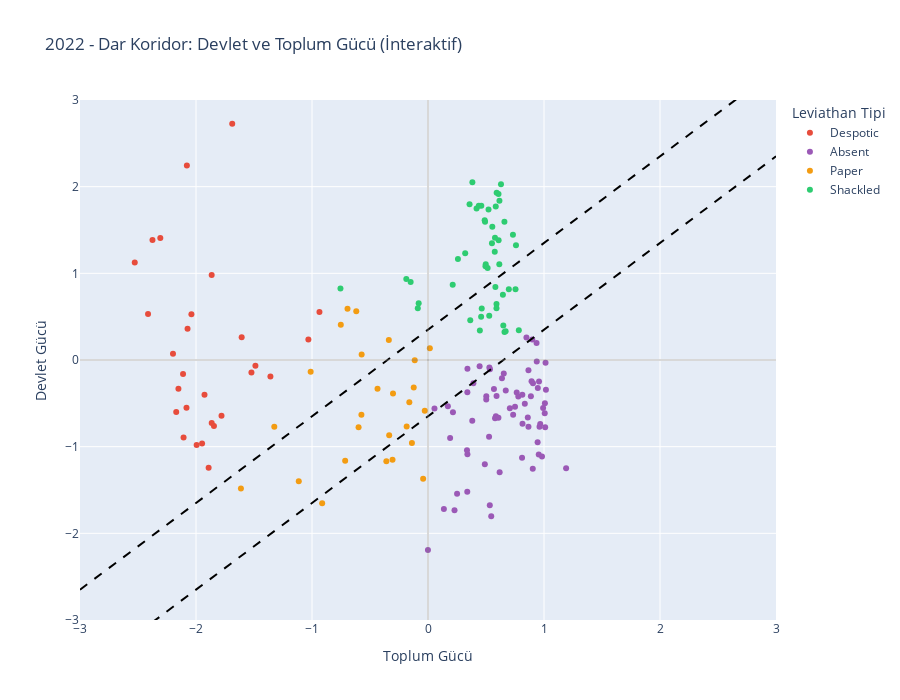

The code cell stored with this chart in its notebook:
### Code cell
# İnteraktif Plotly grafiği (2022)
fig = px.scatter(
    data_2022,
    x='SocietyPower',
    y='StatePower',
    color='LeviathanType',
    hover_name='countryname',
    hover_data={'StatePower': ':.2f', 'SocietyPower': ':.2f', 'LeviathanType': True},
    title='2022 - Dar Koridor: Devlet ve Toplum Gücü (İnteraktif)',
    color_discrete_map=color_map,
    labels={
        'StatePower': 'Devlet Gücü',
        'SocietyPower': 'Toplum Gücü',
        'LeviathanType': 'Leviathan Tipi'
    }
)

# Dar Koridor çizgileri ekle
x_line = np.linspace(-3, 3, 50)
fig.add_trace(go.Scatter(x=x_line, y=x_line + 0.5, mode='lines',
                         line=dict(color='black', dash='dash', width=2),
                         name='Dar Koridor (Üst)', showlegend=False))
fig.add_trace(go.Scatter(x=x_line, y=x_line - 0.5, mode='lines',
                         line=dict(color='black', dash='dash', width=2),
                         name='Dar Koridor (Alt)', showlegend=False))

# Eksen çizgileri
fig.add_hline(y=0, line_dash="solid", line_color="gray", opacity=0.3)
fig.add_vline(x=0, line_dash="solid", line_color="gray", opacity=0.3)

fig.update_layout(
    width=900,
    height=700,
    xaxis=dict(range=[-3, 3], title_font=dict(size=14)),
    yaxis=dict(range=[-3, 3], title_font=dict(size=14)),
    font=dict(size=12),
    hovermode='closest'
)

fig.show()

print("\n✓ İnteraktif Plotly grafiği oluşturuldu")

### Figure 1 — Plotly figure (JSON) as saved in the notebook; plotly's stock layout.template omitted (floating-point values rounded to 4 significant figures)
{"data": [{"customdata": [["Despotic"], ["Despotic"], ["Despotic"], ["Despotic"], ["Despotic"], ["Despotic"], ["Despotic"], ["Despotic"], ["Despotic"], ["Despotic"], ["Despotic"], ["Despotic"], ["Despotic"], ["Despotic"], ["Despotic"], ["Despotic"], ["Despotic"], ["Despotic"], ["Despotic"], ["Despotic"], ["Despotic"], ["Despotic"], ["Despotic"], ["Despotic"], ["Despotic"], ["Despotic"], ["Despotic"], ["Despotic"]], "hovertemplate": "<b>%{hovertext}</b><br><br>Leviathan Tipi=%{customdata[0]}<br>Toplum Gücü=%{x:.2f}<br>Devlet Gücü=%{y:.2f}<extra></extra>", "hovertext": ["Afghanistan", "Algeria", "Azerbaijan", "Bahrain", "Belarus", "Burundi", "Cambodia", "China", "Cuba", "Democratic People's Republic of Korea", "Egypt", "Equatorial Guinea", "Eritrea", "Hong Kong SAR (China)", "India", "Iran", "Kazakhstan", "Lao PDR", "Myanmar", "Nicaragua", "Rwanda", "Saudi Arabia", "Singapore", "Syrian Arab Republic", "Tajikistan", "Turkmenistan", "Türkiye", "Uzbekistan"], "legendgroup": "Despotic", "marker": {"color": "#e74c3c", "symbol": "circle"}, "mode": "markers", "name": "Despotic", "orientation": "v", "showlegend": true, "type": "scatter", "x": [-1.947, -1.358, -2.073, -2.308, -2.151, -1.78, -1.522, -2.528, -2.413, -2.107, -2.04, -1.865, -1.994, -2.079, -0.9358, -2.112, -1.031, -2.198, -1.845, -2.082, -1.865, -2.375, -1.688, -1.891, -1.927, -2.171, -1.606, -1.488], "xaxis": "x", "y": [-0.9623, -0.1916, 0.3603, 1.408, -0.3319, -0.6447, -0.1446, 1.124, 0.5311, -0.8953, 0.5287, -0.7257, -0.9805, 2.244, 0.5525, -0.1617, 0.2354, 0.071, -0.7614, -0.5519, 0.9803, 1.383, 2.726, -1.244, -0.4012, -0.6013, 0.2615, -0.06733], "yaxis": "y"}, {"customdata": [["Absent"], ["Absent"], ["Absent"], ["Absent"], ["Absent"], ["Absent"], ["Absent"], ["Absent"], ["Absent"], ["Absent"], ["Absent"], ["Absent"], ["Absent"], ["Absent"], ["Absent"], ["Absent"], ["Absent"], ["Absent"], ["Absent"], ["Absent"], ["Absent"], ["Absent"], ["Absent"], ["Absent"], ["Absent"], ["Absent"], ["Absent"], ["Absent"], ["Absent"], ["Absent"], ["Absent"], ["Absent"], ["Absent"], ["Absent"], ["Absent"], ["Absent"], ["Absent"], ["Absent"], ["Absent"], ["Absent"], ["Absent"], ["Absent"], ["Absent"], ["Absent"], ["Absent"], ["Absent"], ["Absent"], ["Absent"], ["Absent"], ["Absent"], ["Absent"], ["Absent"], ["Absent"], ["Absent"], ["Absent"], ["Absent"], ["Absent"], ["Absent"], ["Absent"], ["Absent"], ["Absent"], ["Absent"], ["Absent"], ["Absent"], ["Absent"], ["Absent"], ["Absent"]], "hovertemplate": "<b>%{hovertext}</b><br><br>Leviathan Tipi=%{customdata[0]}<br>Toplum Gücü=%{x:.2f}<br>Devlet Gücü=%{y:.2f}<extra></extra>", "hovertext": ["Albania", "Argentina", "Armenia", "Benin", "Bolivia", "Bosnia and Herzegovina", "Brazil", "Bulgaria", "Burkina Faso", "Central African Republic", "Colombia", "Costa Rica", "Côte d'Ivoire", "Democratic Republic of the Congo", "Dominican Republic", "Ecuador", "Gabon", "Georgia", "Ghana", "Guatemala", "Guinea-Bissau", "Guyana", "Haiti", "Honduras", "Indonesia", "Iraq", "Italy", "Jamaica", "Kenya", "Kosovo", "Lebanon", "Lesotho", "Liberia", "Libya", "Madagascar", "Malawi", "Mali", "Mauritania", "Mexico", "Moldova", "Mongolia", "Montenegro", "Mozambique", "Nepal", "Niger", "Nigeria", "North Macedonia", "Pakistan", "Panama", "Papua New Guinea", "Paraguay", "Peru", "Philippines", "Senegal", "Sierra Leone", "Solomon Islands", "Somalia", "South Africa", "Suriname", "São Tomé and Príncipe", "The Gambia", "Timor-Leste", "Togo", "Trinidad and Tobago", "Tunisia", "Vanuatu", "Zambia"], "legendgroup": "Absent", "marker": {"color": "#9b59b6", "symbol": "circle"}, "mode": "markers", "name": "Absent", "orientation": "v", "showlegend": true, "type": "scatter", "x": [0.5341, 1.006, 0.9049, 0.5022, 0.49, 0.7057, 0.591, 0.6375, 0.8147, 0.137, 0.7648, 0.9357, 0.5025, 0.2285, 0.9571, 0.5851, 0.5263, 0.8487, 0.8926, 0.3399, 0.3385, 0.7784, 0.5327, 1.19, 0.5289, 0.2507, 0.899, 1.013, 0.9924, 0.6702, 0.6177, 1.01, 0.9033, 0.545, 0.9545, 0.8346, 0.3359, 0.05584, 0.3816, 0.8869, 0.3912, 0.6532, 0.1906, 0.866, 0.7339, 0.8107, 0.445, 0.2151, 0.5684, 0.9615, 0.5781, 0.8602, 0.3394, 1.017, 0.9827, 0.8133, -0.0005, 0.866, 1.008, 0.6073, 0.75, 0.945, 0.1712, 0.9467, 0.34, 0.9374, 0.9674], "xaxis": "x", "y": [-0.1056, -0.6137, -0.2686, -0.456, -1.202, -0.5555, -0.4148, -0.2095, -0.7368, -1.72, -0.3749, 0.1948, -0.4181, -1.733, -0.2473, -0.65, -0.8851, 0.2597, -0.2452, -1.089, -1.519, -0.4223, -1.677, -1.249, -0.08657, -1.543, 0.2363, -0.03212, -0.5543, -0.3522, -1.297, -0.7747, -1.256, -1.803, -1.091, -0.5035, -1.042, -0.5595, -0.7019, -0.4174, -0.2691, -0.1553, -0.9009, -0.7709, -0.633, -1.129, -0.07326, -0.603, -0.3342, -0.7701, -0.6728, -0.6636, -0.373, -0.3419, -1.112, -0.4011, -2.192, -0.1171, -0.498, -0.666, -0.54, -0.9503, -0.5336, -0.3235, -0.1021, -0.01728, -0.7372], "yaxis": "y"}, {"customdata": [["Paper"], ["Paper"], ["Paper"], ["Paper"], ["Paper"], ["Paper"], ["Paper"], ["Paper"], ["Paper"], ["Paper"], ["Paper"], ["Paper"], ["Paper"], ["Paper"], ["Paper"], ["Paper"], ["Paper"], ["Paper"], ["Paper"], ["Paper"], ["Paper"], ["Paper"], ["Paper"], ["Paper"], ["Paper"], ["Paper"]], "hovertemplate": "<b>%{hovertext}</b><br><br>Leviathan Tipi=%{customdata[0]}<br>Toplum Gücü=%{x:.2f}<br>Devlet Gücü=%{y:.2f}<extra></extra>", "hovertext": ["Angola", "Bangladesh", "Bolivarian Republic of Venezuela", "Cameroon", "Chad", "Comoros", "Djibouti", "El Salvador", "Ethiopia", "Guinea", "Jordan", "Kuwait", "Kyrgyzstan", "Maldives", "Morocco", "Republic of Yemen", "Republic of the Congo", "Serbia", "South Sudan", "Sri Lanka", "Sudan", "Tanzania", "Thailand", "Uganda", "Ukraine", "Zimbabwe"], "legendgroup": "Paper", "marker": {"color": "#f39c12", "symbol": "circle"}, "mode": "markers", "name": "Paper", "orientation": "v", "showlegend": true, "type": "scatter", "x": [-0.184, -0.1608, -0.9123, -0.5984, -0.7141, -0.04184, -0.574, -0.4352, -0.3016, -0.3346, -0.6184, -0.6937, -0.1386, 0.01587, -0.572, -1.114, -1.325, -0.3376, -1.613, -0.1145, -0.3591, -0.1231, -0.7517, -1.012, -0.02798, -0.3058], "xaxis": "x", "y": [-0.7686, -0.4883, -1.654, -0.7759, -1.162, -1.372, -0.6316, -0.3331, -0.3856, -0.8691, 0.5632, 0.5904, -0.9586, 0.136, 0.06362, -1.4, -0.7695, 0.2297, -1.482, -0.001492, -1.169, -0.317, 0.4059, -0.1368, -0.5865, -1.15], "yaxis": "y"}, {"customdata": [["Shackled"], ["Shackled"], ["Shackled"], ["Shackled"], ["Shackled"], ["Shackled"], ["Shackled"], ["Shackled"], ["Shackled"], ["Shackled"], ["Shackled"], ["Shackled"], ["Shackled"], ["Shackled"], ["Shackled"], ["Shackled"], ["Shackled"], ["Shackled"], ["Shackled"], ["Shackled"], ["Shackled"], ["Shackled"], ["Shackled"], ["Shackled"], ["Shackled"], ["Shackled"], ["Shackled"], ["Shackled"], ["Shackled"], ["Shackled"], ["Shackled"], ["Shackled"], ["Shackled"], ["Shackled"], ["Shackled"], ["Shackled"], ["Shackled"], ["Shackled"], ["Shackled"], ["Shackled"], ["Shackled"], ["Shackled"], ["Shackled"], ["Shackled"], ["Shackled"], ["Shackled"], ["Shackled"], ["Shackled"]], "hovertemplate": "<b>%{hovertext}</b><br><br>Leviathan Tipi=%{customdata[0]}<br>Toplum Gücü=%{x:.2f}<br>Devlet Gücü=%{y:.2f}<extra></extra>", "hovertext": ["Australia", "Austria", "Barbados", "Belgium", "Bhutan", "Botswana", "Canada", "Cape Verde", "Chile", "Croatia", "Cyprus", "Czechia", "Denmark", "Estonia", "Fiji", "Finland", "France", "Germany", "Greece", "Hungary", "Iceland", "Ireland", "Israel", "Japan", "Latvia", "Lithuania", "Luxembourg", "Malaysia", "Malta", "Mauritius", "Namibia", "Netherlands", "New Zealand", "Norway", "Poland", "Portugal", "Republic of Korea", "Romania", "Seychelles", "Slovakia", "Slovenia", "Spain", "Sweden", "Switzerland", "Taiwan", "United Kingdom", "United States of America", "Uruguay"], "legendgroup": "Shackled", "marker": {"color": "#2ecc71", "symbol": "circle"}, "mode": "markers", "name": "Shackled", "orientation": "v", "showlegend": true, "type": "scatter", "x": [0.5544, 0.4185, 0.783, 0.6088, -0.1495, 0.458, 0.4886, 0.6493, 0.5905, 0.3643, 0.5903, 0.6147, 0.6291, 0.7322, -0.08035, 0.3826, 0.5755, 0.4918, 0.6593, -0.7547, 0.4594, 0.6589, 0.2581, 0.4379, 0.6968, 0.514, 0.6159, -0.1869, 0.6457, 0.213, 0.6693, 0.3582, 0.5217, 0.6079, -0.08802, 0.4977, 0.3207, 0.447, 0.4631, 0.5278, 0.4955, 0.7544, 0.5841, 0.5919, 0.5514, 0.5775, 0.7584, 0.5809], "xaxis": "x", "y": [1.537, 1.748, 0.3426, 1.381, 0.9001, 0.5, 1.611, 0.3988, 0.645, 0.4577, 0.5979, 1.106, 2.027, 1.445, 0.6539, 2.05, 1.248, 1.594, 0.322, 0.8259, 1.78, 1.595, 1.165, 1.779, 0.8174, 1.06, 1.838, 0.9343, 0.7515, 0.8695, 0.3329, 1.798, 1.737, 1.917, 0.5984, 1.106, 1.23, 0.3417, 0.5953, 0.512, 1.083, 0.8178, 1.77, 1.931, 1.346, 1.411, 1.324, 0.8426], "yaxis": "y"}, {"line": {"color": "black", "dash": "dash", "width": 2}, "mode": "lines", "name": "Dar Koridor (Üst)", "showlegend": false, "type": "scatter", "x": [-3, -2.878, -2.755, -2.633, -2.51, -2.388, -2.265, -2.143, -2.02, -1.898, -1.776, -1.653, -1.531, -1.408, -1.286, -1.163, -1.041, -0.9184, -0.7959, -0.6735, -0.551, -0.4286, -0.3061, -0.1837, -0.06122, 0.06122, 0.1837, 0.3061, 0.4286, 0.551, 0.6735, 0.7959, 0.9184, 1.041, 1.163, 1.286, 1.408, 1.531, 1.653, 1.776, 1.898, 2.02, 2.143, 2.265, 2.388, 2.51, 2.633, 2.755, 2.878, 3], "y": [-2.65, -2.528, -2.405, -2.283, -2.16, -2.038, -1.915, -1.793, -1.67, -1.548, -1.426, -1.303, -1.181, -1.058, -0.9357, -0.8133, -0.6908, -0.5684, -0.4459, -0.3235, -0.201, -0.07857, 0.04388, 0.1663, 0.2888, 0.4112, 0.5337, 0.6561, 0.7786, 0.901, 1.023, 1.146, 1.268, 1.391, 1.513, 1.636, 1.758, 1.881, 2.003, 2.126, 2.248, 2.37, 2.493, 2.615, 2.738, 2.86, 2.983, 3.105, 3.228, 3.35]}, {"line": {"color": "black", "dash": "dash", "width": 2}, "mode": "lines", "name": "Dar Koridor (Alt)", "showlegend": false, "type": "scatter", "x": [-3, -2.878, -2.755, -2.633, -2.51, -2.388, -2.265, -2.143, -2.02, -1.898, -1.776, -1.653, -1.531, -1.408, -1.286, -1.163, -1.041, -0.9184, -0.7959, -0.6735, -0.551, -0.4286, -0.3061, -0.1837, -0.06122, 0.06122, 0.1837, 0.3061, 0.4286, 0.551, 0.6735, 0.7959, 0.9184, 1.041, 1.163, 1.286, 1.408, 1.531, 1.653, 1.776, 1.898, 2.02, 2.143, 2.265, 2.388, 2.51, 2.633, 2.755, 2.878, 3], "y": [-3.65, -3.528, -3.405, -3.283, -3.16, -3.038, -2.915, -2.793, -2.67, -2.548, -2.426, -2.303, -2.181, -2.058, -1.936, -1.813, -1.691, -1.568, -1.446, -1.323, -1.201, -1.079, -0.9561, -0.8337, -0.7112, -0.5888, -0.4663, -0.3439, -0.2214, -0.09898, 0.02347, 0.1459, 0.2684, 0.3908, 0.5133, 0.6357, 0.7582, 0.8806, 1.003, 1.126, 1.248, 1.37, 1.493, 1.615, 1.738, 1.86, 1.983, 2.105, 2.228, 2.35]}], "layout": {"font": {"size": 12}, "height": 700, "hovermode": "closest", "legend": {"title": {"text": "Leviathan Tipi"}, "tracegroupgap": 0}, "shapes": [{"line": {"color": "gray", "dash": "solid"}, "opacity": 0.3, "type": "line", "x0": 0, "x1": 1, "xref": "x domain", "y0": 0, "y1": 0, "yref": "y"}, {"line": {"color": "gray", "dash": "solid"}, "opacity": 0.3, "type": "line", "x0": 0, "x1": 0, "xref": "x", "y0": 0, "y1": 1, "yref": "y domain"}], "title": {"text": "2022 - Dar Koridor: Devlet ve Toplum Gücü (İnteraktif)"}, "width": 900, "xaxis": {"anchor": "y", "domain": [0, 1], "range": [-3, 3], "title": {"font": {"size": 14}, "text": "Toplum Gücü"}}, "yaxis": {"anchor": "x", "domain": [0, 1], "range": [-3, 3], "title": {"font": {"size": 14}, "text": "Devlet Gücü"}}}}
